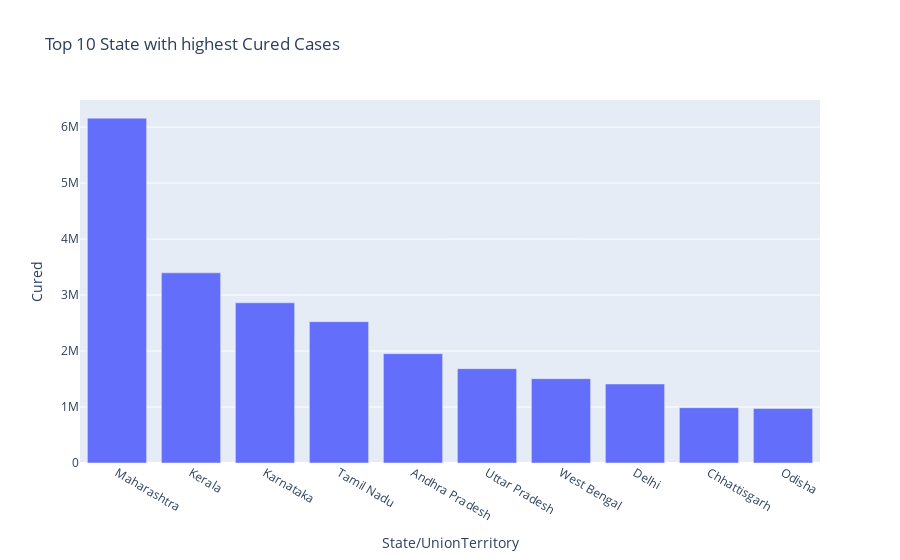

The notebook cell this image was saved under:
### Markdown cell above
#### Although Kerala have second highest number of confirmed cases still it has considerably very less death count which is quite impressive.

### Code cell
#Top 10 states with higest cured cases
case_by_state=latest_data.groupby('State/UnionTerritory').sum().sort_values(by='Cured',ascending=False).head(10)
fig = px.bar(case_by_state, 
             x=case_by_state.index,
             y=case_by_state.Cured,
             title='Top 10 State with highest Cured Cases')
fig.show()

### Figure 1 — Plotly figure (JSON) as saved in the notebook; plotly's stock layout.template omitted (floating-point values rounded to 4 significant figures)
{"data": [{"alignmentgroup": "True", "hovertemplate": "State/UnionTerritory=%{x}<br>Cured=%{y}<extra></extra>", "legendgroup": "", "marker": {"color": "#636efa", "pattern": {"shape": ""}}, "name": "", "offsetgroup": "", "orientation": "v", "showlegend": false, "textposition": "auto", "type": "bar", "x": ["Maharashtra", "Kerala", "Karnataka", "Tamil Nadu", "Andhra Pradesh", "Uttar Pradesh", "West Bengal", "Delhi", "Chhattisgarh", "Odisha"], "xaxis": "x", "y": [6159676, 3396184, 2861499, 2524400, 1952736, 1685492, 1506532, 1411280, 988189, 972710], "yaxis": "y"}], "layout": {"barmode": "relative", "legend": {"tracegroupgap": 0}, "title": {"text": "Top 10 State with highest Cured Cases"}, "xaxis": {"anchor": "y", "domain": [0, 1], "title": {"text": "State/UnionTerritory"}}, "yaxis": {"anchor": "x", "domain": [0, 1], "title": {"text": "Cured"}}}}
